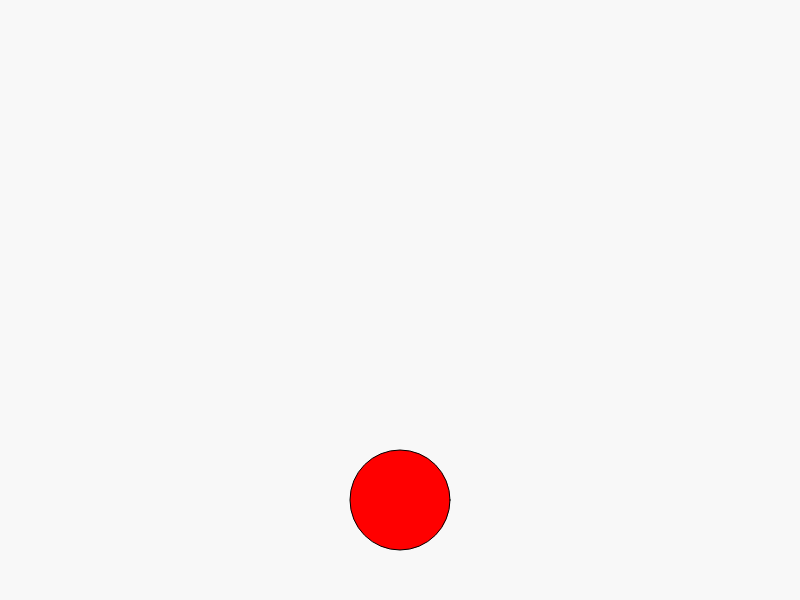
Frame 1 (no input)
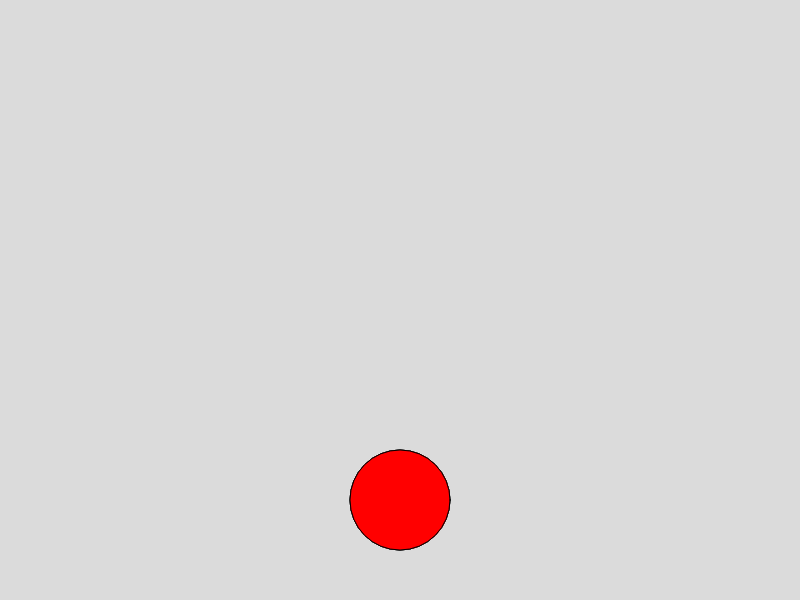
Frame 60 (no input)
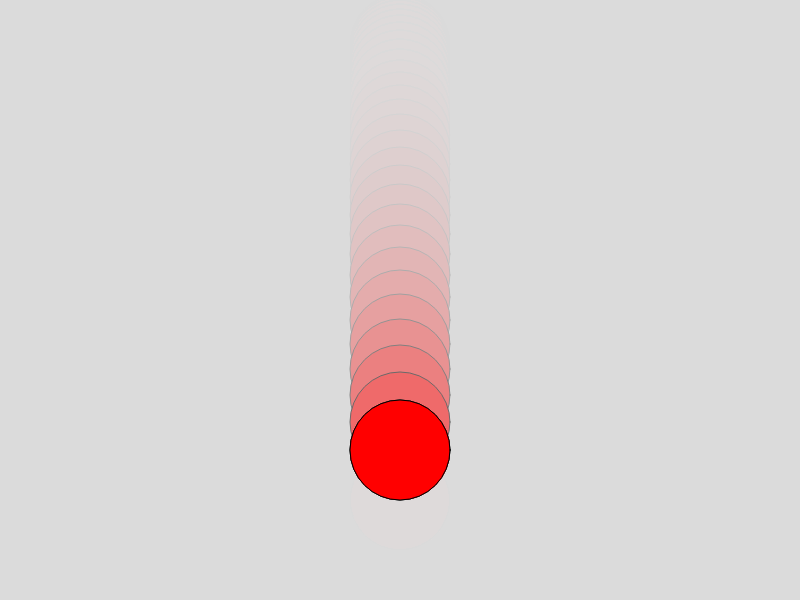
Frame 120 (the mouse pressed at the canvas centre since frame 60)

The p5.js sketch that drew these frames (run headless with seeded random() and noise() and a simulated clock; from frame 60 on, the mouse is pressed at the canvas centre):

// p5.js sketch
// ── sketch.js
//Declara a variável que controla o pulo
let pulo = false;

//Declara as variáveis da posição y, da velocidade y e da gravidade
let posy=500, vely=30, gravidade=1;

function setup() {
  //Cria a tela
  createCanvas(800, 600);
}

function draw() {
  //Dar cor ao plano de fundo
  background(220,50);
  
  //Dar movimento ao círculo caso pulo seja verdadeiro
  if (pulo === true){
    vely = vely - gravidade;
    posy = posy - vely;
    if (posy>450){
      posy = 450;
    }
  }
  
  //Desenha o círculo e dar cor a ele
  fill (255,0,0);
  circle (400,posy,100);
}

function mousePressed (){
  //Mouse pressionado, pulo se torna verdadeiro
  pulo = true;
}

function mouseReleased(){
  //Mouse liberado, pulo se torna falso e o círculo para
  pulo = false;
  
  //Aplica a mesma velocidade inicial
  vely = 30;
}
